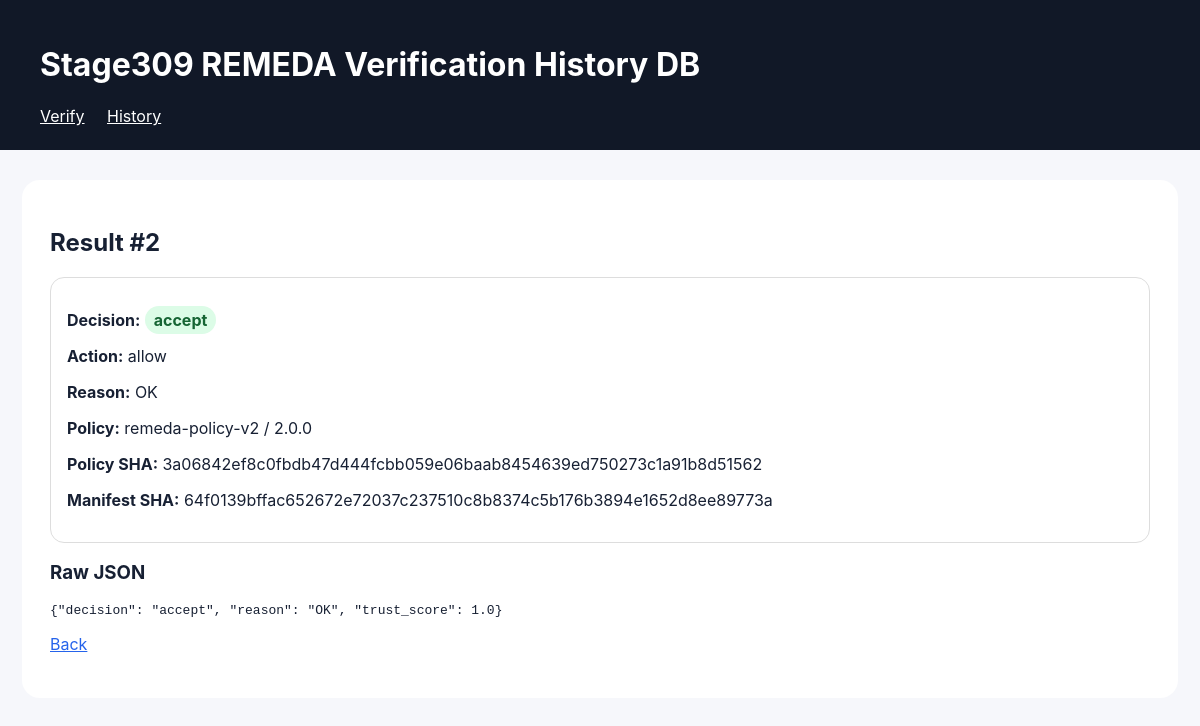
Page /result/2 on the committed database.
### tables this page shows
CREATE TABLE verification_history (
            id INTEGER PRIMARY KEY AUTOINCREMENT,
            created_at TEXT,
            input_url TEXT,
            manifest_sha256 TEXT,
            policy_id TEXT,
            policy_version TEXT,
            policy_sha256 TEXT,
            decision TEXT,
            action TEXT,
            trust_score REAL,
            reason TEXT,
            upstream_source TEXT,
            upstream_status TEXT,
            result_json TEXT
        );

### app.py (the view)
@app.route("/result/<int:id>")
def result(id):
    with get_db() as conn:
        row = conn.execute("SELECT * FROM verification_history WHERE id=?", (id,)).fetchone()
    return render_template("result.html", row=row)

### app.py (called while the page is built)
def get_db():
    DB_PATH.parent.mkdir(exist_ok=True)
    conn = sqlite3.connect(DB_PATH)
    conn.row_factory = sqlite3.Row
    return conn

### templates/result.html
{% extends "base.html" %}
{% block content %}
<h2>Result #{{ row.id }}</h2>
<div class="card">
  <p><strong>Decision:</strong>
    <span class="badge {{ row.decision }}">{{ row.decision }}</span>
  </p>
  <p><strong>Action:</strong> {{ row.action }}</p>
  <p><strong>Reason:</strong> {{ row.reason }}</p>
  <p><strong>Policy:</strong> {{ row.policy_id }} / {{ row.policy_version }}</p>
  <p><strong>Policy SHA:</strong> {{ row.policy_sha256 }}</p>
  <p><strong>Manifest SHA:</strong> {{ row.manifest_sha256 }}</p>
</div>
<h3>Raw JSON</h3>
<pre>{{ row.result_json }}</pre>
<p><a href="/history">Back</a></p>
{% endblock %}

### templates/base.html (style rules this page uses)
body { font-family: -apple-system, BlinkMacSystemFont, sans-serif; background: #f6f7fb; color: #172033; margin: 0; }
a { color: #2563eb; }
.card { border: 1px solid #ddd; padding: 16px; border-radius: 14px; margin: 16px 0; }
.badge { padding: 4px 9px; border-radius: 999px; font-weight: bold; }
.accept { background: #dcfce7; color: #166534; }

### rows in the picture
verification_history: id "2", decision "accept", action "allow", reason "OK", policy_id "remeda-policy-v2", policy_version "2.0.0", policy_sha256 "3a06842ef8c0fbdb47d444fcbb059e06baab8454639ed750273c1a91b8d51562", manifest_sha256 "64f0139bffac652672e72037c237510c8b8374c5b176b3894e1652d8ee89773a", result_json "{\"decision\": \"accept\", \"reason\": \"OK\", \"trust_score\": 1.0}"
